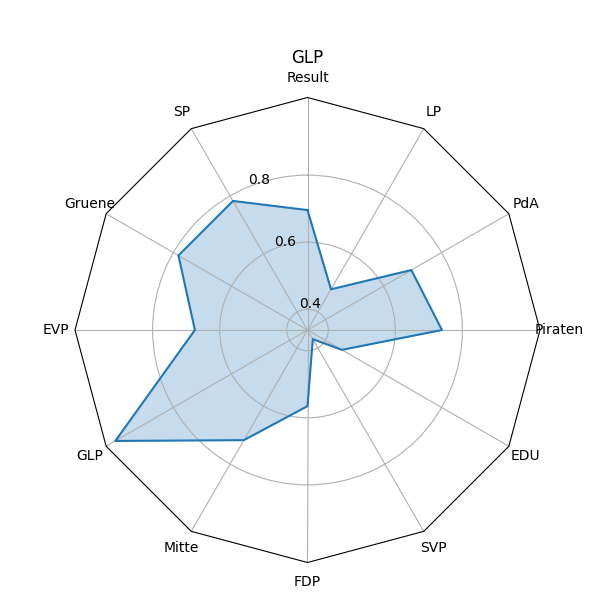

Recreate this plot in Python.
# code from https://stackoverflow.com/questions/52910187/how-to-make-a-polygon-radar-spider-chart-in-python

import numpy as np

import matplotlib.pyplot as plt
from matplotlib.patches import Circle, RegularPolygon
from matplotlib.path import Path
from matplotlib.projections.polar import PolarAxes
from matplotlib.projections import register_projection
from matplotlib.spines import Spine
from matplotlib.transforms import Affine2D


def radar_factory(num_vars, frame='circle'):
    """Create a radar chart with `num_vars` axes.

    This function creates a RadarAxes projection and registers it.

    Parameters
    ----------
    num_vars : int
        Number of variables for radar chart.
    frame : {'circle' | 'polygon'}
        Shape of frame surrounding axes.

    """
    # calculate evenly-spaced axis angles
    theta = np.linspace(0, 2*np.pi, num_vars, endpoint=False)
    
    class RadarTransform(PolarAxes.PolarTransform):
        def transform_path_non_affine(self, path):
            # Paths with non-unit interpolation steps correspond to gridlines,
            # in which case we force interpolation (to defeat PolarTransform's
            # autoconversion to circular arcs).
            if path._interpolation_steps > 1:
                path = path.interpolated(num_vars)
            return Path(self.transform(path.vertices), path.codes)

    class RadarAxes(PolarAxes):

        name = 'radar'
        
        PolarTransform = RadarTransform

        def __init__(self, *args, **kwargs):
            super().__init__(*args, **kwargs)
            # rotate plot such that the first axis is at the top
            self.set_theta_zero_location('N')

        def fill(self, *args, closed=True, **kwargs):
            """Override fill so that line is closed by default"""
            return super().fill(closed=closed, *args, **kwargs)

        def plot(self, *args, **kwargs):
            """Override plot so that line is closed by default"""
            lines = super().plot(*args, **kwargs)
            for line in lines:
                self._close_line(line)

        def _close_line(self, line):
            x, y = line.get_data()
            # FIXME: markers at x[0], y[0] get doubled-up
            if x[0] != x[-1]:
                x = np.concatenate((x, [x[0]]))
                y = np.concatenate((y, [y[0]]))
                line.set_data(x, y)

        def set_varlabels(self, labels):
            self.set_thetagrids(np.degrees(theta), labels)

        def _gen_axes_patch(self):
            # The Axes patch must be centered at (0.5, 0.5) and of radius 0.5
            # in axes coordinates.
            if frame == 'circle':
                return Circle((0.5, 0.5), 0.5)
            elif frame == 'polygon':
                return RegularPolygon((0.5, 0.5), num_vars,
                                      radius=.5, edgecolor="k")
            else:
                raise ValueError("unknown value for 'frame': %s" % frame)

        def draw(self, renderer):
            """ Draw. If frame is polygon, make gridlines polygon-shaped """
            if frame == 'polygon':
                gridlines = self.yaxis.get_gridlines()
                for gl in gridlines:
                    gl.get_path()._interpolation_steps = num_vars
            super().draw(renderer)


        def _gen_axes_spines(self):
            if frame == 'circle':
                return super()._gen_axes_spines()
            elif frame == 'polygon':
                # spine_type must be 'left'/'right'/'top'/'bottom'/'circle'.
                spine = Spine(axes=self,
                              spine_type='circle',
                              path=Path.unit_regular_polygon(num_vars))
                # unit_regular_polygon gives a polygon of radius 1 centered at
                # (0, 0) but we want a polygon of radius 0.5 centered at (0.5,
                # 0.5) in axes coordinates.
                spine.set_transform(Affine2D().scale(.5).translate(.5, .5)
                                    + self.transAxes)


                return {'polar': spine}
            else:
                raise ValueError("unknown value for 'frame': %s" % frame)

    register_projection(RadarAxes)
    return theta

def generatePlot(data):

    filename = data[1][0] + ".png"
    N = len(data[0])
    theta = radar_factory(N, frame='polygon')

    spoke_labels = data.pop(0)
    title, case_data = data[0]

    fig, ax = plt.subplots(figsize=(6, 6), subplot_kw=dict(projection='radar'))
    fig.subplots_adjust(top=0.85, bottom=0.05)

    ax.set_rgrids([0.2, 0.4, 0.6, 0.8])
    #ax.set_rgrids([0.25, 0.5, 0.75])
    ax.set_title(title,  position=(0.5, 1.1), ha='center')

    for d in case_data:
        line = ax.plot(theta, d) # add label here for legend
        ax.fill(theta, d,  alpha=0.25)
    ax.set_varlabels(spoke_labels)

    #plt.show()
    #plt.legend()
    
    plt.savefig(filename)


def main():
    parties = ["Result", "SP", "Gruene", "EVP", "GLP", "Mitte", "FDP", "SVP", "EDU", "Piraten", "PdA", "LP"]
    
    result = [parties[1:], (parties[0], [[0.5385, 0.5385, 0.5769, 0.7115, 0.7115, 0.6538, 0.5962, 0.6346, 0.5577, 0.6154, 0.5385]])]
    glp = [parties, (parties[4], [[0.72, 0.76, 0.76, 0.68, 1.00, 0.74, 0.60, 0.38, 0.46, 0.74, 0.68, 0.48]])]
    

    """
    data = [['SP', 'GLP', 'Mitte', 'FDP', 'SVP', 'LP', 'Piraten', 'Grüne'],
            ('TITLE $\int_{-\infty}^{\infty}\sin^2(3x)dx$', [
                [0.88, 0.01, 0.03, 0.03, 0.00, 0.06, 0.01, 0.00],
                [0.07, 0.95, 0.04, 0.05, 0.00, 0.02, 0.01, 0.00],
                [0.01, 0.02, 0.85, 0.19, 0.05, 0.10, 0.00, 0.00],
                [0.02, 0.01, 0.07, 0.01, 0.21, 0.12, 0.98, 0.00],
                [0.01, 0.01, 0.02, 0.71, 0.74, 0.70, 0.00, 0.00]])]
    """

    generatePlot(glp)
    generatePlot(result)

if __name__ == '__main__':
    main()